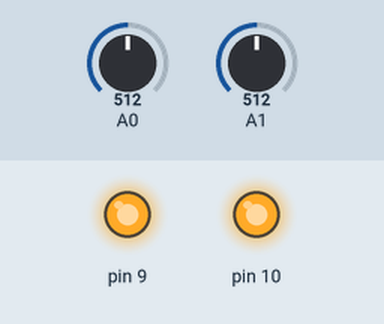
A sketch run on a simulated Arduino Uno, built with avr-gcc and run on an emulated ATmega328P. Parts: output pins drawn as LEDs (lit = HIGH). Inputs (shaded band) come from the test bench; at power-on: A0 = 512, A1 = 512.

Above: at 1.2 s.
1.3 s: A0 set to 122
At 2.3 s:
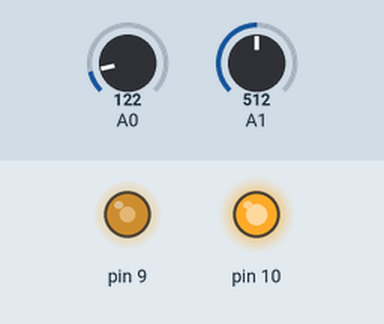
2.8 s: A1 set to 122
At 3.4 s:
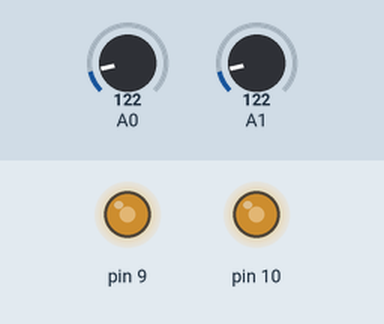
4.3 s: A0 set to 0
At 5.5 s:
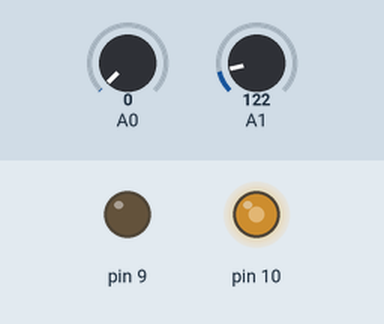
5.8 s: A1 set to 0
At 6.9 s:
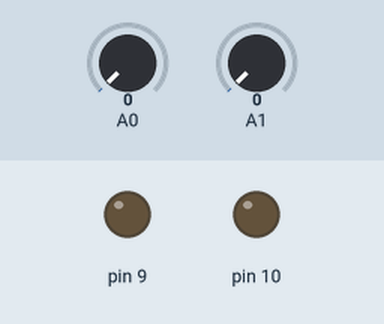
7.3 s: A0 set to 306
At 8.0 s:
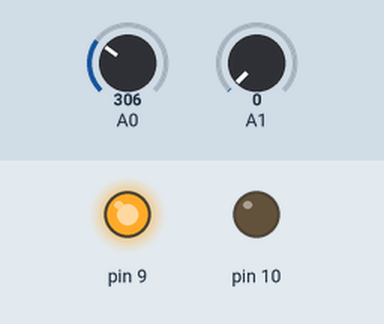
8.8 s: A1 set to 306
At 9.1 s:
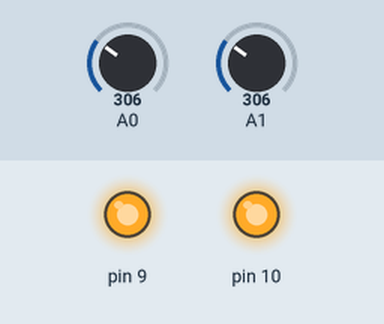
Timing chart, 0 to 11.3 s (numbered marks = the images above; inputs shaded):
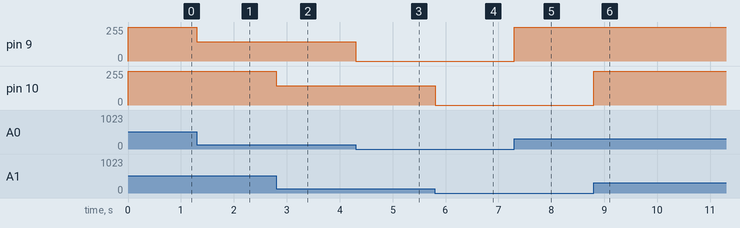

The sketch:

sistema_para_o_controle_de_dois_servomotores1.ino
```cpp
int potenc1 = 0;
int potenc2 = 0;

void setup()
{
  pinMode(A0, INPUT);
  pinMode(9, OUTPUT);
  pinMode(A1, INPUT);
  pinMode(10, OUTPUT);
}

void loop()
{
  potenc1 = analogRead(A0);
  potenc1 += map(potenc1, 0, 1023, 0, 180);
  analogWrite(9, potenc1);

  potenc2 = analogRead(A1);
  potenc2 += map(potenc2, 0, 1023, 0, 180);
  analogWrite(10, potenc2);


  delay(10);
}
```

Measured:
- after the input at 1.3 s, pin 9: 255/255 → 143/255 at once
- after the input at 2.8 s, pin 10: 255/255 → 143/255 at once
- after the input at 4.3 s, pin 9: 143/255 → 0/255 at once
- after the input at 5.8 s, pin 10: 143/255 → 0/255 at once
- after the input at 7.3 s, pin 9: 0/255 → 255/255 at once
- after the input at 8.8 s, pin 10: 0/255 → 255/255 at once
